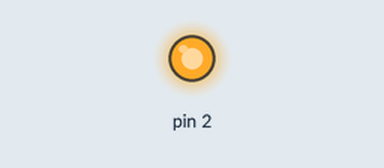
This sketch was run on a simulated Arduino Uno, built with avr-gcc and run on an emulated ATmega328P. Shown: output pins drawn as LEDs (lit = HIGH).

Above: at 0.1 s.
Timing chart, 0 to 1.6 s (numbered marks = the images above):
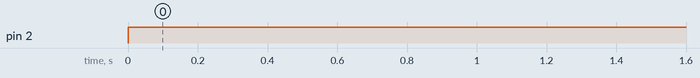

Measured:
- by itself, pin 2: LOW → HIGH at 0.00 s

The sketch:

simpleglowat2.ino
```cpp
void setup() {
  Serial.begin(9600);
  pinMode(2, OUTPUT);

}

void loop() {
  // put your main code here, to run repeatedly:
  digitalWrite(2, HIGH);
}
```
